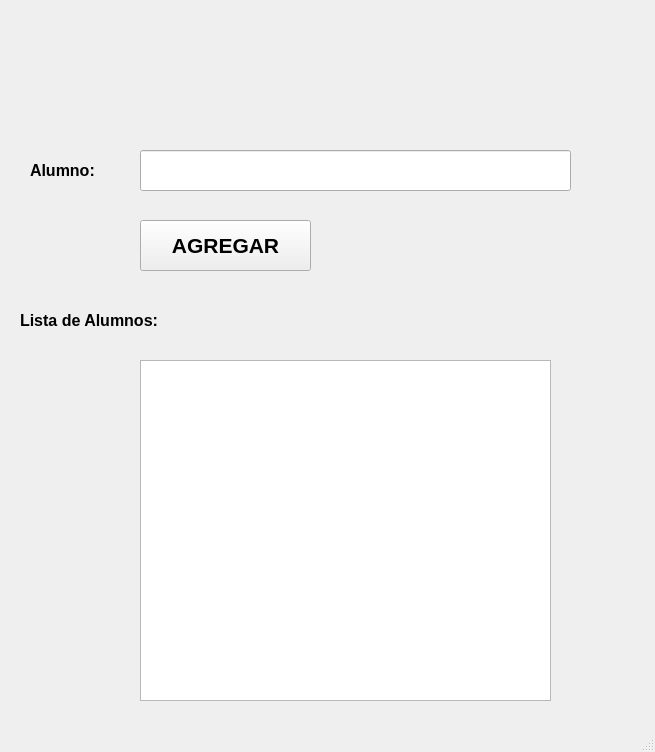
<?xml version="1.0" encoding="UTF-8"?>
<ui version="4.0">
 <class>MainWindow</class>
 <widget class="QMainWindow" name="MainWindow">
  <property name="geometry">
   <rect>
    <x>0</x>
    <y>0</y>
    <width>655</width>
    <height>752</height>
   </rect>
  </property>
  <property name="windowTitle">
   <string>MainWindow</string>
  </property>
  <widget class="QWidget" name="centralwidget">
   <widget class="QPushButton" name="btn_agregar">
    <property name="geometry">
     <rect>
      <x>140</x>
      <y>220</y>
      <width>171</width>
      <height>51</height>
     </rect>
    </property>
    <property name="font">
     <font>
      <pointsize>16</pointsize>
      <weight>75</weight>
      <bold>true</bold>
     </font>
    </property>
    <property name="text">
     <string>AGREGAR</string>
    </property>
   </widget>
   <widget class="QLabel" name="label">
    <property name="geometry">
     <rect>
      <x>30</x>
      <y>150</y>
      <width>131</width>
      <height>41</height>
     </rect>
    </property>
    <property name="font">
     <font>
      <pointsize>12</pointsize>
      <weight>75</weight>
      <bold>true</bold>
     </font>
    </property>
    <property name="text">
     <string>Alumno:</string>
    </property>
   </widget>
   <widget class="QLineEdit" name="txt_alumno">
    <property name="geometry">
     <rect>
      <x>140</x>
      <y>150</y>
      <width>431</width>
      <height>41</height>
     </rect>
    </property>
   </widget>
   <widget class="QLabel" name="label_3">
    <property name="geometry">
     <rect>
      <x>20</x>
      <y>300</y>
      <width>241</width>
      <height>41</height>
     </rect>
    </property>
    <property name="font">
     <font>
      <pointsize>12</pointsize>
      <weight>75</weight>
      <bold>true</bold>
     </font>
    </property>
    <property name="text">
     <string>Lista de Alumnos:</string>
    </property>
   </widget>
   <widget class="QListWidget" name="listWidget">
    <property name="geometry">
     <rect>
      <x>140</x>
      <y>360</y>
      <width>411</width>
      <height>341</height>
     </rect>
    </property>
   </widget>
   <widget class="QLabel" name="label_6">
    <property name="geometry">
     <rect>
      <x>110</x>
      <y>0</y>
      <width>411</width>
      <height>81</height>
     </rect>
    </property>
    <property name="text">
     <string/>
    </property>
    <property name="pixmap">
     <pixmap resource="../PIP_UNIDAD_2_2021_3/recursos_proyecto.qrc">:/UAT_FIANS/Imagenes/FIANS.png</pixmap>
    </property>
    <property name="scaledContents">
     <bool>true</bool>
    </property>
   </widget>
   <widget class="QLabel" name="label_4">
    <property name="geometry">
     <rect>
      <x>0</x>
      <y>0</y>
      <width>111</width>
      <height>121</height>
     </rect>
    </property>
    <property name="text">
     <string/>
    </property>
    <property name="pixmap">
     <pixmap resource="../PIP_UNIDAD_2_2021_3/recursos_proyecto.qrc">:/NUMEROS/Imagenes/Boca_Juniors_logo18.svg.png</pixmap>
    </property>
    <property name="scaledContents">
     <bool>true</bool>
    </property>
   </widget>
   <widget class="QLabel" name="label_5">
    <property name="geometry">
     <rect>
      <x>530</x>
      <y>0</y>
      <width>121</width>
      <height>131</height>
     </rect>
    </property>
    <property name="text">
     <string/>
    </property>
    <property name="pixmap">
     <pixmap resource="../PIP_UNIDAD_2_2021_3/recursos_proyecto.qrc">:/LOGO/Imagenes/HD-wallpaper-bob-esponja-mafioso-bob-esponja-gangster-mafioso-meme.jpg</pixmap>
    </property>
    <property name="scaledContents">
     <bool>true</bool>
    </property>
   </widget>
  </widget>
  <widget class="QMenuBar" name="menubar">
   <property name="geometry">
    <rect>
     <x>0</x>
     <y>0</y>
     <width>655</width>
     <height>22</height>
    </rect>
   </property>
  </widget>
  <widget class="QStatusBar" name="statusbar"/>
 </widget>
 <resources>
  <include location="../PIP_UNIDAD_2_2021_3/recursos_proyecto.qrc"/>
 </resources>
 <connections/>
</ui>
